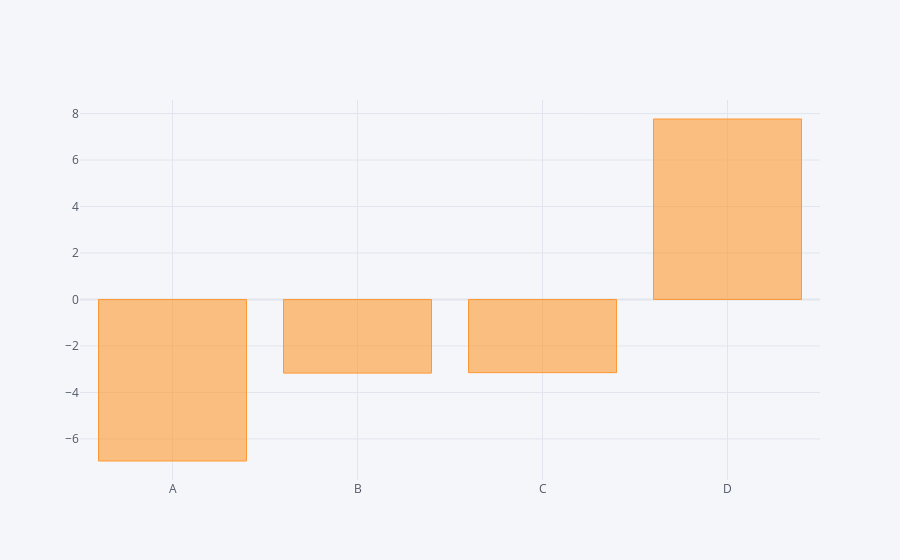

Notebook code cell kept with this figure:
### Code cell
df.sum().iplot(kind='bar')

### Figure 1 — Plotly figure (JSON) as saved in the notebook; plotly's stock layout.template omitted (floating-point values rounded to 4 significant figures)
{"data": [{"marker": {"color": "rgba(255, 153, 51, 0.6)", "line": {"color": "rgba(255, 153, 51, 1.0)", "width": 1}}, "name": "None", "orientation": "v", "text": "", "type": "bar", "x": ["A", "B", "C", "D"], "y": [-6.948, -3.168, -3.148, 7.764]}], "layout": {"legend": {"bgcolor": "#F5F6F9", "font": {"color": "#4D5663"}}, "paper_bgcolor": "#F5F6F9", "plot_bgcolor": "#F5F6F9", "title": {"font": {"color": "#4D5663"}}, "xaxis": {"gridcolor": "#E1E5ED", "showgrid": true, "tickfont": {"color": "#4D5663"}, "title": {"font": {"color": "#4D5663"}, "text": ""}, "zerolinecolor": "#E1E5ED"}, "yaxis": {"gridcolor": "#E1E5ED", "showgrid": true, "tickfont": {"color": "#4D5663"}, "title": {"font": {"color": "#4D5663"}, "text": ""}, "zerolinecolor": "#E1E5ED"}}}
